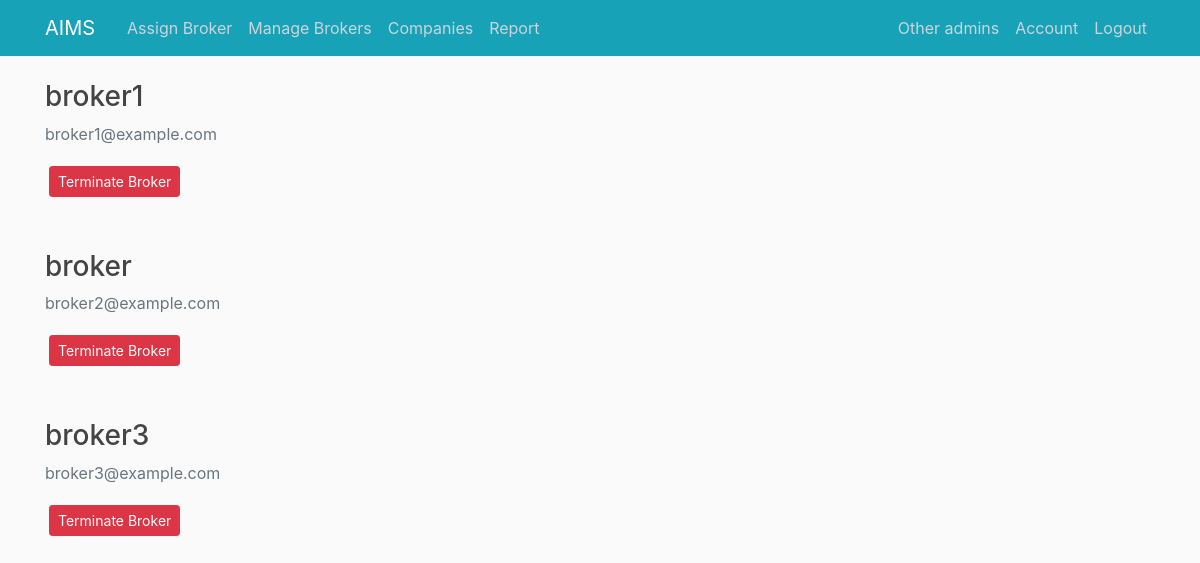
The app's page /viewbrokers (signed in) with its own data.
### aims_/models.py (models this page shows, shortened)
class Broker(db.Model, UserMixin):
    id = db.Column(db.Integer, primary_key=True)
    username = db.Column(db.String(20), unique=True, nullable=False)
    email = db.Column(db.String(120), unique=True, nullable=False)
    image_file = db.Column(db.String(20), nullable=False, default='default.png')
    password = db.Column(db.String(60), nullable=False)
    sex = db.Column(db.String(20), nullable=False)
    street = db.Column(db.String(120), nullable=False)
    phone = db.Column(db.String(20), nullable=False)
    invoices = db.relationship('Invoice', backref='processor', lazy=True)

### aims_/routes.py (the view)
@app.route("/viewbrokers")
@login_required
def view_brokers():
    if session['account_type']== 'admin':
        brokers = Broker.query.all()
        return render_template('view_brokers.html', title='View Brokers',users = brokers)
    abort(403)

### aims_/models.py (called while the page is built)
@login_manager.user_loader
def load_user(user_id):
    if 'account_type' in session:
        if session['account_type'] == 'broker':
            return Broker.query.get(int(user_id))
        elif session['account_type'] == 'admin':
            return Admin.query.get(int(user_id))
        elif session['account_type'] == 'company':
            return Company.query.get(int(user_id))
    return None

### aims_/templates/view_brokers.html (shortened to what this page needs)
{% extends "layout.html" %}
{% block content %}
{% for user in users %}
    <div class="media-body">
        <h3>{{ user.username }}</h3>
        <p class="text-secondary">{{ user.email }}</p>
        <button type="button" class="btn btn-danger btn-sm m-1" data-toggle="modal" data-target="#deleteModal{{ user.id }}">Terminate
            Broker</button>
    </div>
        <div class="col-md-9 mu-5 mb-5"></div>
{% endfor %}
{% endblock content %}

### aims_/static/main.css (style rules this page uses)
body { background: #fafafa; color: #333333; margin-top: 5rem; }
h1, h2, h3, h4, h5, h6 { color: #444444; }

### records on screen
Broker: username "broker1", email "broker1@example.com"
Broker: username "broker", email "broker2@example.com"
Broker: username "broker3", email "broker3@example.com"

### other values on screen
{{ session['account_type'] }} "admin"
